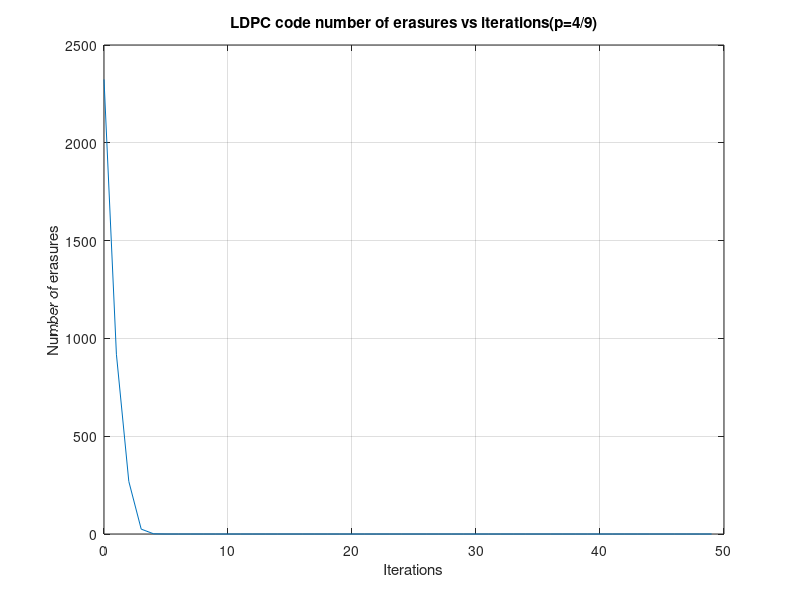
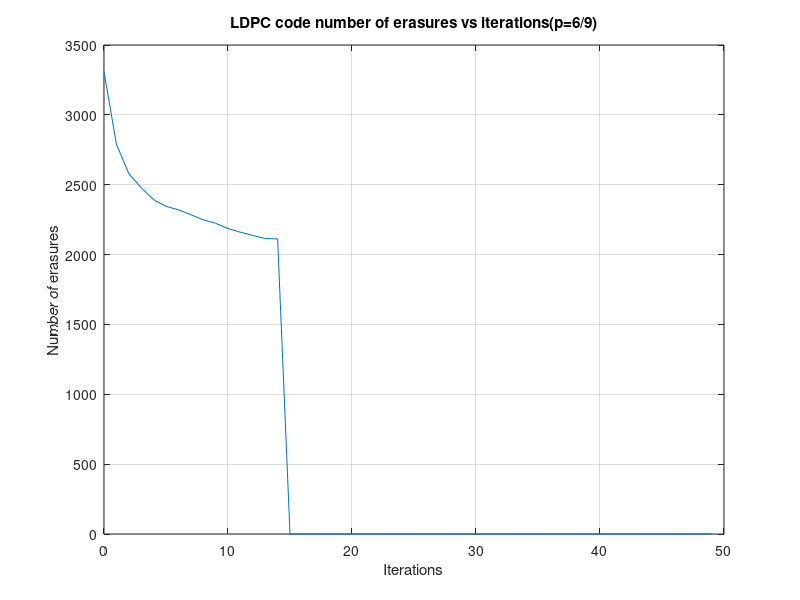

Source code (MATLAB) for these figures, in order:
%% About
clear vars;
close all;
clc;
% Advanded H analysis
%% Load matrix
load analysisLDPCBEC3.mat
%% ploting part
figure(1);
plot(0:length(error.decoder_data) - 1, error.decoder_data);
title('LDPC code number of erasures vs iterations(p=4/9)');
xlabel('Iterations');
ylabel('Number of erasures');
grid on;
%% Load matrix
load analysisLDPCBEC4.mat
%% ploting part
figure(2);
plot(0:length(error.decoder_data) - 1, error.decoder_data);
title('LDPC code number of erasures vs iterations(p=6/9)');
xlabel('Iterations');
ylabel('Number of erasures');
grid on;